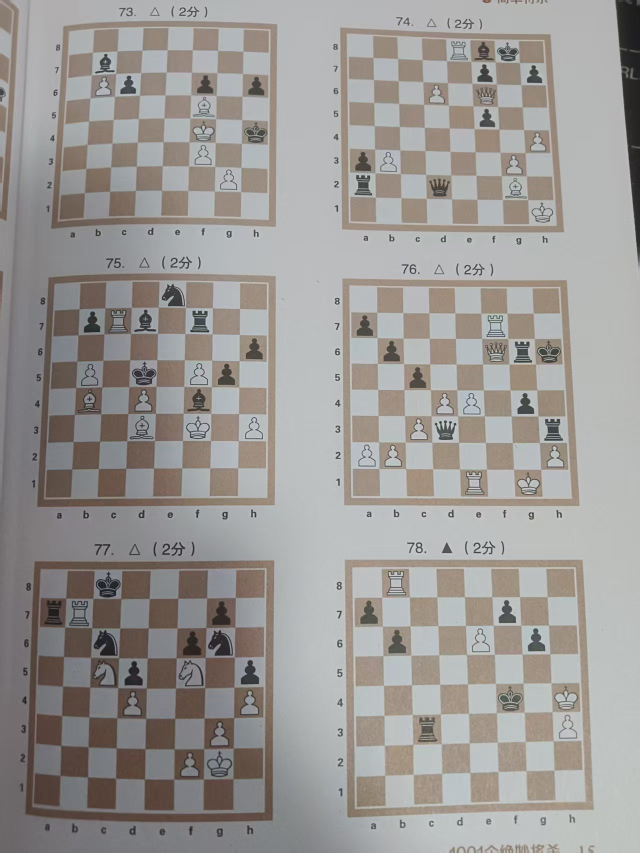
#> input picture web/sample.jpg, 1279 x 1706 px (shown at 1/2 size)
$ python make_demo.py
#> lines starting #> are read from the running program, lines starting #| are printed output that depends on the picture; after the words box and inside, x2 and y2 are one past the last pixel; in counts of white or black regions, pixels touching at a corner belong together
#> further down, im is the input picture: shape (1706, 1279, 3); mean B, G, R 150, 152.8, 155.9
### server.py
"""Local chess-book scanner. Photos stay in memory; only recognition sends a crop to API."""
import base64
import io
import json
import os
import re
import urllib.request
import urllib.error
from pathlib import Path
from http.server import SimpleHTTPRequestHandler, ThreadingHTTPServer

import chess
import practice
import duel
import cv2
import numpy as np
from PIL import Image, ImageOps

ROOT = Path(__file__).parent
STATIC = ROOT / 'web'
MAX_BODY = 24 * 1024 * 1024

# [23 lines left out: functions config, decode_image, encode_image, not called in this run]

def order_points(points):
    p = np.array(points, dtype=np.float32)
    sums, diffs = p.sum(axis=1), np.diff(p, axis=1).ravel()
    return p[[np.argmin(sums), np.argmin(diffs), np.argmax(sums), np.argmax(diffs)]]

def detect_boards(im):
    h, w = im.shape[:2]
#> h = 1706; w = 1279
    gray = cv2.cvtColor(im, cv2.COLOR_BGR2GRAY)
    edges = cv2.Canny(cv2.GaussianBlur(gray, (5, 5), 0), 35, 100)
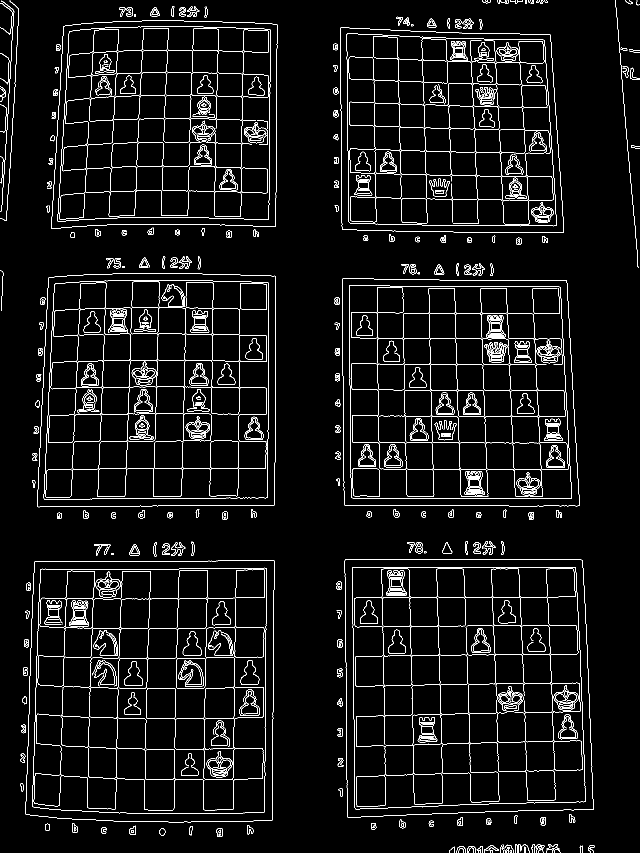
#> edges: shape (1706, 1279) (shown at 1/2 size); 4.7% white in thin lines or dots
    edges = cv2.morphologyEx(edges, cv2.MORPH_CLOSE, np.ones((5, 5), np.uint8))
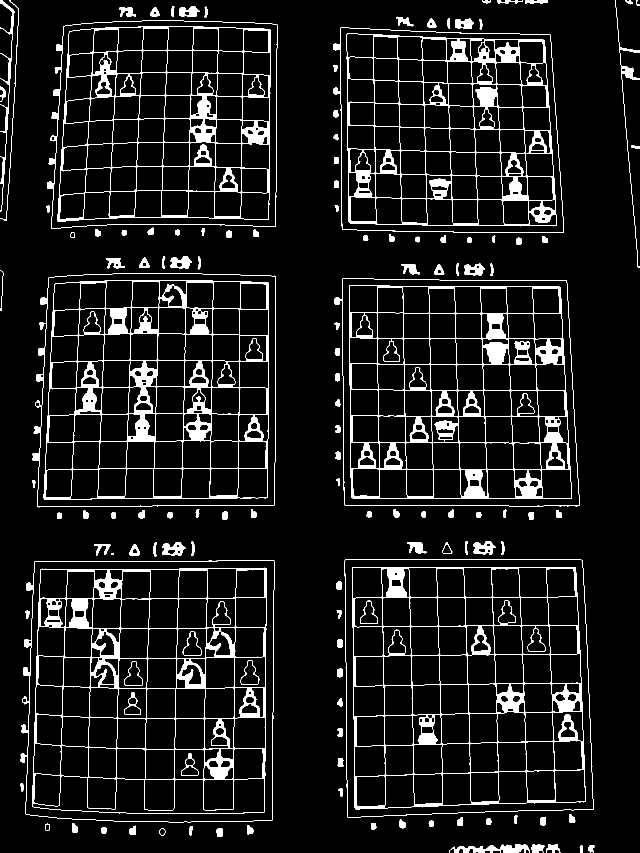
#> edges: shape (1706, 1279) (shown at 1/2 size); 8% white; 138 white regions (1 under 20 px)
    contours, _ = cv2.findContours(edges, cv2.RETR_LIST, cv2.CHAIN_APPROX_SIMPLE)
#> contours = 818 contours, 3 with area under 20; largest, box (x1, y1, x2, y2) and area: (40, 1120, 549, 1645) 253264, (51, 1120, 549, 1645) 252339, (689, 1119, 1188, 1635) 245444, (689, 1119, 1187, 1635) 245390, (64, 1135, 534, 1628) 223372
    candidates = []
    for contour in contours:
        area = cv2.contourArea(contour)
        if not .025 * h * w < area < .35 * h * w:
            continue
        poly = cv2.approxPolyDP(contour, .025 * cv2.arcLength(contour, True), True)
        if len(poly) != 4 or not cv2.isContourConvex(poly):
            continue
        x, y, bw, bh = cv2.boundingRect(poly)
        if .65 < bw / bh < 1.4:
            candidates.append((area, order_points(poly.reshape(4, 2))))
#> this loop made 818 passes
#> area on passes 1 to 3: 94.5, 56, 246
#> after the loop, candidates = 18 items
    chosen = []
    for _, points in sorted(candidates, key=lambda x: -x[0]):
        center = points.mean(axis=0)
        if any(np.linalg.norm(center - p.mean(axis=0)) < min(w / 5, h / 7) for p in chosen):
            continue
        chosen.append(points)
        if len(chosen) == 6:
            break
#> this loop made 15 passes
#> (points, center) on passes 1 to 9: ([[69, 1123], [547, 1120], [544, 1640], [51, 1628]], [302.8, 1377.8]), ([[69, 1124], [546, 1120], [544, 1639], [52, 1628]], [302.8, 1377.8]), ([[690, 1119], [1165, 1121], [1186, 1619], [694, 1633]], [933.8, 1373]), ([[691, 1119], [1165, 1122], [1185, 1619], [694, 1632]], [933.8, 1373]), ([[81, 1138], [532, 1136], [529, 1623], [64, 1613]], [301.5, 1377.5]), ([[704, 1135], [1151, 1135], [1170, 1603], [710, 1617]], [933.8, 1372.5]), ([[97, 555], [551, 552], [548, 1010], [74, 1013]], [317.5, 782.5]), ([[99, 554], [551, 553], [547, 1010], [74, 1012]], [317.8, 782.2]), ([[685, 557], [1132, 560], [1158, 1011], [689, 1010]], [916, 784.5])
#> after the loop, chosen = 6 items
    # Sort by rows, then columns. If detection is incomplete, use explicit editable layout.
    if len(chosen) == 6:
        chosen.sort(key=lambda p: p[:, 1].mean())
        chosen = sum([sorted(chosen[i:i+2], key=lambda p: p[:, 0].mean()) for i in range(0, 6, 2)], [])
        return [(p / [w, h]).tolist() for p in chosen], True
    boxes = []
    for row in range(3):
        for col in range(2):
            x, y = col / 2 + .025, row / 3 + .025
            boxes.append([[x, y], [x + .45, y], [x + .45, y + .285], [x, y + .285]])
    return boxes, False

# [58 lines left out: functions crop, validate_fen, recognize, not called in this run]

class Handler(SimpleHTTPRequestHandler):
    def end_headers(self):
        self.send_header("Cache-Control", "no-store")
        super().end_headers()

    def __init__(self, *args, **kwargs):
        super().__init__(*args, directory=str(STATIC), **kwargs)

    # [49 lines left out: functions json_response, do_GET, do_POST, not called in this run]

# [3 lines that do not run on import are left out]

### make_demo.py
import json
from pathlib import Path
import cv2
from server import detect_boards

root = Path(__file__).parent
im = cv2.imread(str(root / 'web/sample.jpg'))
boards, found = detect_boards(im)
#> boards = 6 items; found = True
print('Detected six boards:', found)
#| Detected six boards: True
positions = [
 'b7:b b6:P c6:p f6:p h6:p f5:B f4:K h4:k f3:P g2:P',
 'e8:R f8:b g8:k f7:p h7:p d6:P f6:Q f5:p h4:P a3:p b3:P g3:P a2:r d2:q g2:B h1:K',
 'e8:n b7:p c7:R d7:b f7:r h6:p b5:P d5:k f5:P g5:p b4:B d4:P f4:b d3:B f3:K h3:P',
 'a7:p f7:R b6:p f6:Q g6:r h6:k c5:p d4:P e4:P g4:p c3:P d3:q h3:r a2:P b2:P h2:P e1:R g1:K',
 'c8:k a7:r b7:R g7:p c6:n f6:p g6:n c5:N d5:p f5:N h5:p d4:P h4:P g3:P f2:P g2:K',
 'b8:R a7:p f7:p b6:p e6:P g6:p f4:k h4:K c3:r h3:P',
]
data = {'puzzles': [{'number': str(73+i), 'points': boards[i], 'pieces': dict(s.split(':') for s in text.split()),
    'uncertain': [], 'turn': '', 'castle': '-', 'ep': '-', 'confirmed': False,
    'source': '预录示例', 'note': '按照片预先转录。三角标记含义尚未确认，请核对行棋方。'} for i, text in enumerate(positions)]}
(root / 'web/demo.json').write_text(json.dumps(data, ensure_ascii=False, indent=2), encoding='utf-8')
